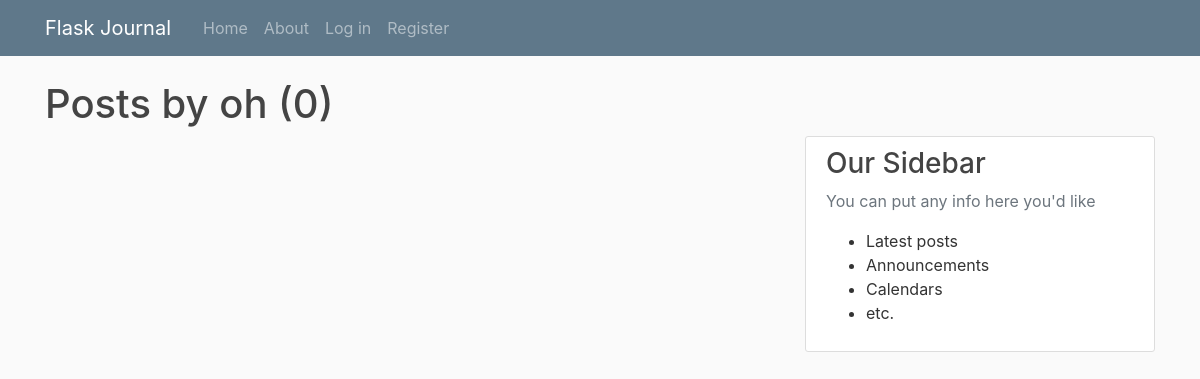
Page /user/oh on the earlier database version.
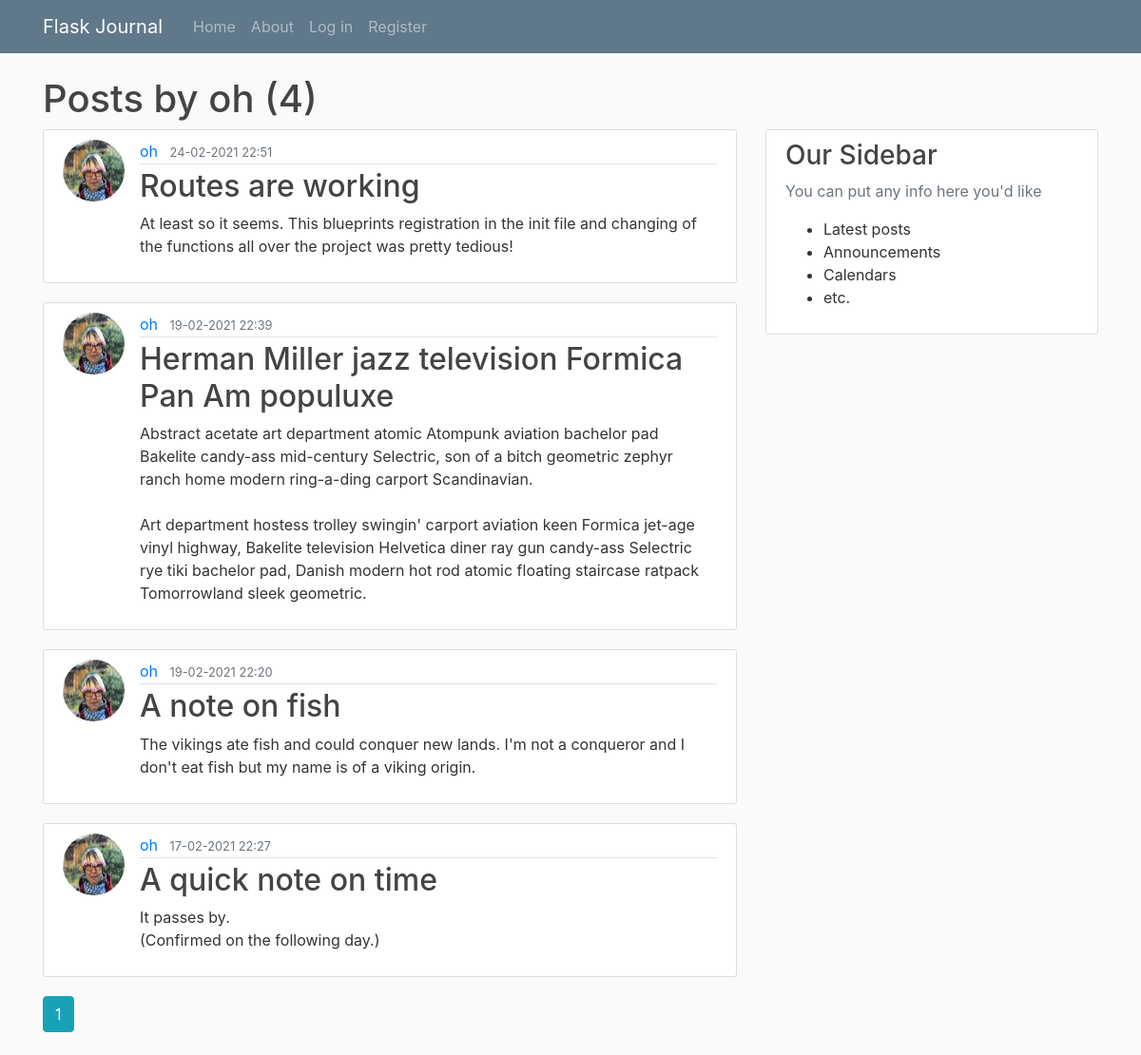
Same page on the later database version.
### flaskjournal/models.py (models this page shows, shortened)
class Post(db.Model):
	id = db.Column(db.Integer, primary_key=True)
	title = db.Column(db.String(100), nullable=False)
	date_posted = db.Column(db.DateTime, nullable=False, default=datetime.utcnow)
	content = db.Column(db.Text, nullable=False)
	user_id = db.Column(db.Integer, db.ForeignKey('user.id'), nullable=False)

class User(db.Model, UserMixin):
	id = db.Column(db.Integer, primary_key=True)
	username = db.Column(db.String(20), unique=True, nullable=False)
	email = db.Column(db.String(120), unique=True, nullable=False)
	image_file = db.Column(db.String(20), nullable=False, default='default.jpg')
	password = db.Column(db.String(60), nullable=False)
	posts = db.relationship('Post', backref='author', lazy=True)

### flaskjournal/users/routes.py (the view)
@users.route('/user/<string:username>')
def user_posts(username):
	page = request.args.get('page', 1, type=int)
	user = User.query.filter_by(username=username).first_or_404()
	posts = Post.query.filter_by(author=user)\
		.order_by(Post.date_posted.desc())\
		.paginate(page=page, per_page=7)
	h1_text = f"Posts by {user.username} ({posts.total})"
	return render_template('user_posts.html', posts=posts, h1=h1_text, user=user)

### flaskjournal/templates/user_posts.html
{% extends 'layout.html' %}
{% block maincontent %}
{% for post in posts.items %}
<article class="media content-section">
	<img src="{{ url_for('static', filename='profile_pics/' + post.author.image_file) }}" alt=""
		class="rounded-circle article-img">
	<div class="media-body">
		<div class="article-metadata">
			<a class="mr-2" href="{{ url_for('users.user_posts', username=post.author.username) }}">{{ post.author.username }}</a>
			<small class="text-muted">{{ post.date_posted.strftime('%d-%m-%Y %H:%M') }}</small>
		</div>
		<h2><a class="article-title" href="{{ url_for('posts.post', post_id=post.id) }}">{{ post.title }}</a></h2>
		<p class="article-content">{{ post.content }}</p>
	</div>
</article>
{% endfor %}
{% for page_num in posts.iter_pages(left_edge=1, right_edge=1, left_current=1, right_current=2) %}
	{% if page_num %}
		{% if posts.page == page_num %}
			<a class="btn btn-info mb-4" href="{{ url_for('users.user_posts', username=user.username, page=page_num) }}">{{ page_num }}</a>
		{% else %}
			<a class="btn btn-outline-info mb-4" href="{{ url_for('users.user_posts', username=user.username, page=page_num) }}">{{ page_num }}</a>
		{% endif %}
	{% else %}
		...
	{% endif %}
{% endfor %}
{% endblock maincontent %}

### flaskjournal/templates/layout.html (shortened to what this page needs)
<!doctype html>
<html lang="en">
<head>
	{% block styles %}
	<link rel="stylesheet" href="https://maxcdn.bootstrapcdn.com/bootstrap/4.0.0/css/bootstrap.min.css"
>
	<link rel="stylesheet" type="text/css" href="{{ url_for('static', filename='main.css')}}">
	{% endblock styles %}
</head>
<body>
	{% block content %}
	<header class="container">
		<h1>
			{% if h1 %}
			{{h1}}
			{% else %}
			FJ: {{title}}
			{% endif %}
		</h1>
		<nav class="navbar navbar-expand-md navbar-dark bg-steel fixed-top">
			<div class="container">
				<a class="navbar-brand mr-4" href="{{ url_for('main.home') }}">Flask Journal</a>
				<div class="collapse navbar-collapse" id="navbarToggle">
					<ul class="navbar-nav mr-auto">
						<li class="nav-item"><a href="{{ url_for('main.home') }}" class="nav-link">Home</a></li>
						<li class="nav-item"><a href="{{ url_for('main.about') }}" class="nav-link">About</a></li>
						{% if current_user.is_authenticated %}
						<li class="nav-item"><a href="{{ url_for('posts.new_post') }}" class="nav-item nav-link">New Post</a>
						</li>
						<li class="nav-item"><a href="{{ url_for('users.profile') }}" class="nav-item nav-link">Profile</a>
						</li>
						<li class="nav-item"><a href="{{ url_for('users.logout') }}" class="nav-item nav-link">Log out</a>
						</li>
						{% else %}
						<li class="nav-item"><a href="{{ url_for('users.login') }}" class="nav-item nav-link">Log in</a></li>
						<li class="nav-item"><a href="{{ url_for('users.register') }}" class="nav-item nav-link">Register</a>
						</li>
						{% endif %}
					</ul>
				</div>
			</div>
		</nav>
	</header>
	<main role="main" class="container">
		<div class="row">
			<div class="col-md-8">
				{% block maincontent %}{% endblock maincontent %}
			</div>
			<div class="col-md-4">
				<div class="content-section">
					<h3>Our Sidebar</h3>
					<p class="text-muted">You can put any info here you'd like</p>
					<ul>
						<li>Latest posts</li>
						<li>Announcements</li>
						<li>Calendars</li>
						<li>etc.</li>
					</ul>
				</div>
			</div>
		</div>
	</main>
	{% endblock content %}
</body>
</html>

### flaskjournal/static/main.css (style rules this page uses)
body { background: #fafafa; color: #333333; margin-top: 5rem; }
h1, h2, h3, h4, h5, h6 { color: #444444; }
.bg-steel { background-color: #5f788a; }
.content-section { background: #ffffff; padding: 10px 20px; border: 1px solid #dddddd; border-radius: 3px; margin-bottom: 20px; }
.article-title { color: #444444; }
.article-content { white-space: pre-line; }
.article-img { height: 65px; width: 65px; margin-right: 16px; }
.article-metadata { padding-bottom: 1px; margin-bottom: 4px; border-bottom: 1px solid #e3e3e3; }

Differences in the rows shown:
added Post: image_file (picture), author.username "oh", date_posted "24-02-2021 22:51", title "Routes are working", content "At least so it seems. This blueprints registration in the init file and changing of the functions all over the project was pretty tedious!"
added Post: image_file (picture), author.username "oh", date_posted "19-02-2021 22:39", title "Herman Miller jazz television Formica Pan Am populuxe", content "Abstract acetate art department atomic Atompunk aviation bachelor pad Bakelite candy-ass mid-century Selectric, son of a bitch geometric zephyr ranch home modern ring-a-ding carport Scandinavian. Art department hostess trolley swingin' carport aviation keen Formica jet-age vinyl highway, Bakelite television Helvetica diner ray gun candy-ass Selectric rye tiki bachelor pad, Danish modern hot rod atomic floating staircase ratpack Tomorrowland sleek geometric."
added Post: image_file (picture), author.username "oh", date_posted "19-02-2021 22:20", title "A note on fish", content "The vikings ate fish and could conquer new lands. I'm not a conqueror and I don't eat fish but my name is of a viking origin."
added Post: image_file (picture), author.username "oh", date_posted "17-02-2021 22:27", title "A quick note on time", content "It passes by. (Confirmed on the following day.)"
Other differences:
{{ h1 }}: "Posts by oh (0)" → "Posts by oh (4)"
new list line: "1"
